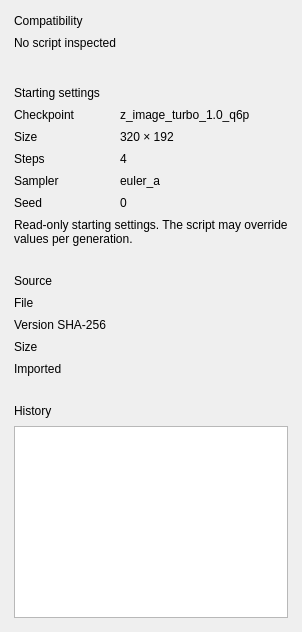
<?xml version="1.0" encoding="utf-8"?>
<ui version="4.0">
 <class>ScriptsInspector</class>
 <widget class="QWidget" name="ScriptsInspector">
  <layout class="QVBoxLayout" name="inspectorLayout">
   <property name="leftMargin">
    <number>4</number>
   </property>
   <property name="topMargin">
    <number>4</number>
   </property>
   <property name="rightMargin">
    <number>4</number>
   </property>
   <property name="bottomMargin">
    <number>4</number>
   </property>
   <property name="spacing">
    <number>8</number>
   </property>
   <property name="sizeConstraint">
    <enum>QLayout::SetMinimumSize</enum>
   </property>
   <item>
    <widget class="QFrame" name="compatibilityCard">
     <property name="role" stdset="0">
      <string>sectionCard</string>
     </property>
     <property name="sizePolicy">
      <sizepolicy hsizetype="Preferred" vsizetype="Maximum">
       <horstretch>0</horstretch>
       <verstretch>0</verstretch>
      </sizepolicy>
     </property>
     <layout class="QVBoxLayout" name="compatibilityCardLayout">
      <property name="leftMargin">
       <number>10</number>
      </property>
      <property name="topMargin">
       <number>10</number>
      </property>
      <property name="rightMargin">
       <number>10</number>
      </property>
      <property name="bottomMargin">
       <number>10</number>
      </property>
      <property name="spacing">
       <number>8</number>
      </property>
      <property name="sizeConstraint">
       <enum>QLayout::SetMinimumSize</enum>
      </property>
      <item>
       <widget class="QLabel" name="compatibilityCardTitle">
        <property name="text">
         <string>Compatibility</string>
        </property>
        <property name="role" stdset="0">
         <string>scriptsCardTitle</string>
        </property>
        <property name="wordWrap">
         <bool>true</bool>
        </property>
        <property name="sizePolicy">
         <sizepolicy hsizetype="Preferred" vsizetype="Minimum">
          <horstretch>0</horstretch>
          <verstretch>0</verstretch>
         </sizepolicy>
        </property>
       </widget>
      </item>
      <item>
       <widget class="QLabel" name="hookStatus">
        <property name="text">
         <string>No script inspected</string>
        </property>
        <property name="role" stdset="0">
         <string>scriptsMuted</string>
        </property>
        <property name="wordWrap">
         <bool>true</bool>
        </property>
        <property name="sizePolicy">
         <sizepolicy hsizetype="Preferred" vsizetype="Minimum">
          <horstretch>0</horstretch>
          <verstretch>0</verstretch>
         </sizepolicy>
        </property>
       </widget>
      </item>
      <item>
       <widget class="QWidget" name="hooksHost">
        <layout class="QVBoxLayout" name="hooksHostLayout">
         <property name="leftMargin">
          <number>0</number>
         </property>
         <property name="topMargin">
          <number>0</number>
         </property>
         <property name="rightMargin">
          <number>0</number>
         </property>
         <property name="bottomMargin">
          <number>0</number>
         </property>
         <property name="spacing">
          <number>8</number>
         </property>
         <property name="sizeConstraint">
          <enum>QLayout::SetMinimumSize</enum>
         </property>
        </layout>
       </widget>
      </item>
     </layout>
    </widget>
   </item>
   <item>
    <widget class="QFrame" name="settingsCard">
     <property name="role" stdset="0">
      <string>sectionCard</string>
     </property>
     <property name="sizePolicy">
      <sizepolicy hsizetype="Preferred" vsizetype="Maximum">
       <horstretch>0</horstretch>
       <verstretch>0</verstretch>
      </sizepolicy>
     </property>
     <layout class="QVBoxLayout" name="settingsCardLayout">
      <property name="leftMargin">
       <number>10</number>
      </property>
      <property name="topMargin">
       <number>10</number>
      </property>
      <property name="rightMargin">
       <number>10</number>
      </property>
      <property name="bottomMargin">
       <number>10</number>
      </property>
      <property name="spacing">
       <number>8</number>
      </property>
      <property name="sizeConstraint">
       <enum>QLayout::SetMinimumSize</enum>
      </property>
      <item>
       <widget class="QLabel" name="settingsCardTitle">
        <property name="text">
         <string>Starting settings</string>
        </property>
        <property name="role" stdset="0">
         <string>scriptsCardTitle</string>
        </property>
        <property name="wordWrap">
         <bool>true</bool>
        </property>
        <property name="sizePolicy">
         <sizepolicy hsizetype="Preferred" vsizetype="Minimum">
          <horstretch>0</horstretch>
          <verstretch>0</verstretch>
         </sizepolicy>
        </property>
       </widget>
      </item>
      <item>
       <widget class="QWidget" name="settingsCheckpointRow">
        <layout class="QHBoxLayout" name="settingsCheckpointRowLayout">
         <property name="leftMargin">
          <number>0</number>
         </property>
         <property name="topMargin">
          <number>0</number>
         </property>
         <property name="rightMargin">
          <number>0</number>
         </property>
         <property name="bottomMargin">
          <number>0</number>
         </property>
         <property name="spacing">
          <number>6</number>
         </property>
         <property name="sizeConstraint">
          <enum>QLayout::SetMinimumSize</enum>
         </property>
         <item>
          <widget class="QLabel" name="settingsCheckpointName">
           <property name="text">
            <string>Checkpoint</string>
           </property>
           <property name="role" stdset="0">
            <string>scriptsMuted</string>
           </property>
           <property name="wordWrap">
            <bool>true</bool>
           </property>
           <property name="sizePolicy">
            <sizepolicy hsizetype="Preferred" vsizetype="Minimum">
             <horstretch>0</horstretch>
             <verstretch>0</verstretch>
            </sizepolicy>
           </property>
           <property name="minimumSize">
            <size>
             <width>100</width>
             <height>0</height>
            </size>
           </property>
           <property name="maximumSize">
            <size>
             <width>100</width>
             <height>16777215</height>
            </size>
           </property>
          </widget>
         </item>
         <item>
          <widget class="QLabel" name="settingsCheckpointValue">
           <property name="text">
            <string>z_image_turbo_1.0_q6p</string>
           </property>
           <property name="role" stdset="0">
            <string>scriptsMuted</string>
           </property>
           <property name="wordWrap">
            <bool>true</bool>
           </property>
           <property name="sizePolicy">
            <sizepolicy hsizetype="Preferred" vsizetype="Minimum">
             <horstretch>0</horstretch>
             <verstretch>0</verstretch>
            </sizepolicy>
           </property>
          </widget>
         </item>
        </layout>
       </widget>
      </item>
      <item>
       <widget class="QWidget" name="settingsSizeRow">
        <layout class="QHBoxLayout" name="settingsSizeRowLayout">
         <property name="leftMargin">
          <number>0</number>
         </property>
         <property name="topMargin">
          <number>0</number>
         </property>
         <property name="rightMargin">
          <number>0</number>
         </property>
         <property name="bottomMargin">
          <number>0</number>
         </property>
         <property name="spacing">
          <number>6</number>
         </property>
         <property name="sizeConstraint">
          <enum>QLayout::SetMinimumSize</enum>
         </property>
         <item>
          <widget class="QLabel" name="settingsSizeName">
           <property name="text">
            <string>Size</string>
           </property>
           <property name="role" stdset="0">
            <string>scriptsMuted</string>
           </property>
           <property name="wordWrap">
            <bool>true</bool>
           </property>
           <property name="sizePolicy">
            <sizepolicy hsizetype="Preferred" vsizetype="Minimum">
             <horstretch>0</horstretch>
             <verstretch>0</verstretch>
            </sizepolicy>
           </property>
           <property name="minimumSize">
            <size>
             <width>100</width>
             <height>0</height>
            </size>
           </property>
           <property name="maximumSize">
            <size>
             <width>100</width>
             <height>16777215</height>
            </size>
           </property>
          </widget>
         </item>
         <item>
          <widget class="QLabel" name="settingsSizeValue">
           <property name="text">
            <string>320 × 192</string>
           </property>
           <property name="role" stdset="0">
            <string>scriptsMuted</string>
           </property>
           <property name="wordWrap">
            <bool>true</bool>
           </property>
           <property name="sizePolicy">
            <sizepolicy hsizetype="Preferred" vsizetype="Minimum">
             <horstretch>0</horstretch>
             <verstretch>0</verstretch>
            </sizepolicy>
           </property>
          </widget>
         </item>
        </layout>
       </widget>
      </item>
      <item>
       <widget class="QWidget" name="settingsStepsRow">
        <layout class="QHBoxLayout" name="settingsStepsRowLayout">
         <property name="leftMargin">
          <number>0</number>
         </property>
         <property name="topMargin">
          <number>0</number>
         </property>
         <property name="rightMargin">
          <number>0</number>
         </property>
         <property name="bottomMargin">
          <number>0</number>
         </property>
         <property name="spacing">
          <number>6</number>
         </property>
         <property name="sizeConstraint">
          <enum>QLayout::SetMinimumSize</enum>
         </property>
         <item>
          <widget class="QLabel" name="settingsStepsName">
           <property name="text">
            <string>Steps</string>
           </property>
           <property name="role" stdset="0">
            <string>scriptsMuted</string>
           </property>
           <property name="wordWrap">
            <bool>true</bool>
           </property>
           <property name="sizePolicy">
            <sizepolicy hsizetype="Preferred" vsizetype="Minimum">
             <horstretch>0</horstretch>
             <verstretch>0</verstretch>
            </sizepolicy>
           </property>
           <property name="minimumSize">
            <size>
             <width>100</width>
             <height>0</height>
            </size>
           </property>
           <property name="maximumSize">
            <size>
             <width>100</width>
             <height>16777215</height>
            </size>
           </property>
          </widget>
         </item>
         <item>
          <widget class="QLabel" name="settingsStepsValue">
           <property name="text">
            <string>4</string>
           </property>
           <property name="role" stdset="0">
            <string>scriptsMuted</string>
           </property>
           <property name="wordWrap">
            <bool>true</bool>
           </property>
           <property name="sizePolicy">
            <sizepolicy hsizetype="Preferred" vsizetype="Minimum">
             <horstretch>0</horstretch>
             <verstretch>0</verstretch>
            </sizepolicy>
           </property>
          </widget>
         </item>
        </layout>
       </widget>
      </item>
      <item>
       <widget class="QWidget" name="settingsSamplerRow">
        <layout class="QHBoxLayout" name="settingsSamplerRowLayout">
         <property name="leftMargin">
          <number>0</number>
         </property>
         <property name="topMargin">
          <number>0</number>
         </property>
         <property name="rightMargin">
          <number>0</number>
         </property>
         <property name="bottomMargin">
          <number>0</number>
         </property>
         <property name="spacing">
          <number>6</number>
         </property>
         <property name="sizeConstraint">
          <enum>QLayout::SetMinimumSize</enum>
         </property>
         <item>
          <widget class="QLabel" name="settingsSamplerName">
           <property name="text">
            <string>Sampler</string>
           </property>
           <property name="role" stdset="0">
            <string>scriptsMuted</string>
           </property>
           <property name="wordWrap">
            <bool>true</bool>
           </property>
           <property name="sizePolicy">
            <sizepolicy hsizetype="Preferred" vsizetype="Minimum">
             <horstretch>0</horstretch>
             <verstretch>0</verstretch>
            </sizepolicy>
           </property>
           <property name="minimumSize">
            <size>
             <width>100</width>
             <height>0</height>
            </size>
           </property>
           <property name="maximumSize">
            <size>
             <width>100</width>
             <height>16777215</height>
            </size>
           </property>
          </widget>
         </item>
         <item>
          <widget class="QLabel" name="settingsSamplerValue">
           <property name="text">
            <string>euler_a</string>
           </property>
           <property name="role" stdset="0">
            <string>scriptsMuted</string>
           </property>
           <property name="wordWrap">
            <bool>true</bool>
           </property>
           <property name="sizePolicy">
            <sizepolicy hsizetype="Preferred" vsizetype="Minimum">
             <horstretch>0</horstretch>
             <verstretch>0</verstretch>
            </sizepolicy>
           </property>
          </widget>
         </item>
        </layout>
       </widget>
      </item>
      <item>
       <widget class="QWidget" name="settingsSeedRow">
        <layout class="QHBoxLayout" name="settingsSeedRowLayout">
         <property name="leftMargin">
          <number>0</number>
         </property>
         <property name="topMargin">
          <number>0</number>
         </property>
         <property name="rightMargin">
          <number>0</number>
         </property>
         <property name="bottomMargin">
          <number>0</number>
         </property>
         <property name="spacing">
          <number>6</number>
         </property>
         <property name="sizeConstraint">
          <enum>QLayout::SetMinimumSize</enum>
         </property>
         <item>
          <widget class="QLabel" name="settingsSeedName">
           <property name="text">
            <string>Seed</string>
           </property>
           <property name="role" stdset="0">
            <string>scriptsMuted</string>
           </property>
           <property name="wordWrap">
            <bool>true</bool>
           </property>
           <property name="sizePolicy">
            <sizepolicy hsizetype="Preferred" vsizetype="Minimum">
             <horstretch>0</horstretch>
             <verstretch>0</verstretch>
            </sizepolicy>
           </property>
           <property name="minimumSize">
            <size>
             <width>100</width>
             <height>0</height>
            </size>
           </property>
           <property name="maximumSize">
            <size>
             <width>100</width>
             <height>16777215</height>
            </size>
           </property>
          </widget>
         </item>
         <item>
          <widget class="QLabel" name="settingsSeedValue">
           <property name="text">
            <string>0</string>
           </property>
           <property name="role" stdset="0">
            <string>scriptsMuted</string>
           </property>
           <property name="wordWrap">
            <bool>true</bool>
           </property>
           <property name="sizePolicy">
            <sizepolicy hsizetype="Preferred" vsizetype="Minimum">
             <horstretch>0</horstretch>
             <verstretch>0</verstretch>
            </sizepolicy>
           </property>
          </widget>
         </item>
        </layout>
       </widget>
      </item>
      <item>
       <widget class="QLabel" name="settingsNote">
        <property name="text">
         <string>Read-only starting settings. The script may override values per generation.</string>
        </property>
        <property name="role" stdset="0">
         <string>scriptsMuted</string>
        </property>
        <property name="wordWrap">
         <bool>true</bool>
        </property>
        <property name="sizePolicy">
         <sizepolicy hsizetype="Preferred" vsizetype="Minimum">
          <horstretch>0</horstretch>
          <verstretch>0</verstretch>
         </sizepolicy>
        </property>
       </widget>
      </item>
     </layout>
    </widget>
   </item>
   <item>
    <widget class="QFrame" name="sourceCard">
     <property name="role" stdset="0">
      <string>sectionCard</string>
     </property>
     <property name="sizePolicy">
      <sizepolicy hsizetype="Preferred" vsizetype="Maximum">
       <horstretch>0</horstretch>
       <verstretch>0</verstretch>
      </sizepolicy>
     </property>
     <layout class="QVBoxLayout" name="sourceCardLayout">
      <property name="leftMargin">
       <number>10</number>
      </property>
      <property name="topMargin">
       <number>10</number>
      </property>
      <property name="rightMargin">
       <number>10</number>
      </property>
      <property name="bottomMargin">
       <number>10</number>
      </property>
      <property name="spacing">
       <number>8</number>
      </property>
      <property name="sizeConstraint">
       <enum>QLayout::SetMinimumSize</enum>
      </property>
      <item>
       <widget class="QLabel" name="sourceCardTitle">
        <property name="text">
         <string>Source</string>
        </property>
        <property name="role" stdset="0">
         <string>scriptsCardTitle</string>
        </property>
        <property name="wordWrap">
         <bool>true</bool>
        </property>
        <property name="sizePolicy">
         <sizepolicy hsizetype="Preferred" vsizetype="Minimum">
          <horstretch>0</horstretch>
          <verstretch>0</verstretch>
         </sizepolicy>
        </property>
       </widget>
      </item>
      <item>
       <widget class="QWidget" name="sourceFileRow">
        <layout class="QHBoxLayout" name="sourceFileRowLayout">
         <property name="leftMargin">
          <number>0</number>
         </property>
         <property name="topMargin">
          <number>0</number>
         </property>
         <property name="rightMargin">
          <number>0</number>
         </property>
         <property name="bottomMargin">
          <number>0</number>
         </property>
         <property name="spacing">
          <number>6</number>
         </property>
         <property name="sizeConstraint">
          <enum>QLayout::SetMinimumSize</enum>
         </property>
         <item>
          <widget class="QLabel" name="sourceFileName">
           <property name="text">
            <string>File</string>
           </property>
           <property name="role" stdset="0">
            <string>scriptsMuted</string>
           </property>
           <property name="wordWrap">
            <bool>true</bool>
           </property>
           <property name="sizePolicy">
            <sizepolicy hsizetype="Preferred" vsizetype="Minimum">
             <horstretch>0</horstretch>
             <verstretch>0</verstretch>
            </sizepolicy>
           </property>
           <property name="minimumSize">
            <size>
             <width>100</width>
             <height>0</height>
            </size>
           </property>
           <property name="maximumSize">
            <size>
             <width>100</width>
             <height>16777215</height>
            </size>
           </property>
          </widget>
         </item>
         <item>
          <widget class="QLabel" name="sourceFileValue">
           <property name="text">
            <string />
           </property>
           <property name="role" stdset="0">
            <string>scriptsMuted</string>
           </property>
           <property name="wordWrap">
            <bool>true</bool>
           </property>
           <property name="sizePolicy">
            <sizepolicy hsizetype="Preferred" vsizetype="Minimum">
             <horstretch>0</horstretch>
             <verstretch>0</verstretch>
            </sizepolicy>
           </property>
          </widget>
         </item>
        </layout>
       </widget>
      </item>
      <item>
       <widget class="QWidget" name="sourceShaRow">
        <layout class="QHBoxLayout" name="sourceShaRowLayout">
         <property name="leftMargin">
          <number>0</number>
         </property>
         <property name="topMargin">
          <number>0</number>
         </property>
         <property name="rightMargin">
          <number>0</number>
         </property>
         <property name="bottomMargin">
          <number>0</number>
         </property>
         <property name="spacing">
          <number>6</number>
         </property>
         <property name="sizeConstraint">
          <enum>QLayout::SetMinimumSize</enum>
         </property>
         <item>
          <widget class="QLabel" name="sourceShaName">
           <property name="text">
            <string>Version SHA-256</string>
           </property>
           <property name="role" stdset="0">
            <string>scriptsMuted</string>
           </property>
           <property name="wordWrap">
            <bool>true</bool>
           </property>
           <property name="sizePolicy">
            <sizepolicy hsizetype="Preferred" vsizetype="Minimum">
             <horstretch>0</horstretch>
             <verstretch>0</verstretch>
            </sizepolicy>
           </property>
           <property name="minimumSize">
            <size>
             <width>100</width>
             <height>0</height>
            </size>
           </property>
           <property name="maximumSize">
            <size>
             <width>100</width>
             <height>16777215</height>
            </size>
           </property>
          </widget>
         </item>
         <item>
          <widget class="QLabel" name="sourceShaValue">
           <property name="text">
            <string />
           </property>
           <property name="role" stdset="0">
            <string>scriptsMuted</string>
           </property>
           <property name="wordWrap">
            <bool>true</bool>
           </property>
           <property name="sizePolicy">
            <sizepolicy hsizetype="Preferred" vsizetype="Minimum">
             <horstretch>0</horstretch>
             <verstretch>0</verstretch>
            </sizepolicy>
           </property>
          </widget>
         </item>
        </layout>
       </widget>
      </item>
      <item>
       <widget class="QWidget" name="sourceSizeRow">
        <layout class="QHBoxLayout" name="sourceSizeRowLayout">
         <property name="leftMargin">
          <number>0</number>
         </property>
         <property name="topMargin">
          <number>0</number>
         </property>
         <property name="rightMargin">
          <number>0</number>
         </property>
         <property name="bottomMargin">
          <number>0</number>
         </property>
         <property name="spacing">
          <number>6</number>
         </property>
         <property name="sizeConstraint">
          <enum>QLayout::SetMinimumSize</enum>
         </property>
         <item>
          <widget class="QLabel" name="sourceSizeName">
           <property name="text">
            <string>Size</string>
           </property>
           <property name="role" stdset="0">
            <string>scriptsMuted</string>
           </property>
           <property name="wordWrap">
            <bool>true</bool>
           </property>
           <property name="sizePolicy">
            <sizepolicy hsizetype="Preferred" vsizetype="Minimum">
             <horstretch>0</horstretch>
             <verstretch>0</verstretch>
            </sizepolicy>
           </property>
           <property name="minimumSize">
            <size>
             <width>100</width>
             <height>0</height>
            </size>
           </property>
           <property name="maximumSize">
            <size>
             <width>100</width>
             <height>16777215</height>
            </size>
           </property>
          </widget>
         </item>
         <item>
          <widget class="QLabel" name="sourceSizeValue">
           <property name="text">
            <string />
           </property>
           <property name="role" stdset="0">
            <string>scriptsMuted</string>
           </property>
           <property name="wordWrap">
            <bool>true</bool>
           </property>
           <property name="sizePolicy">
            <sizepolicy hsizetype="Preferred" vsizetype="Minimum">
             <horstretch>0</horstretch>
             <verstretch>0</verstretch>
            </sizepolicy>
           </property>
          </widget>
         </item>
        </layout>
       </widget>
      </item>
      <item>
       <widget class="QWidget" name="sourceImportedRow">
        <layout class="QHBoxLayout" name="sourceImportedRowLayout">
         <property name="leftMargin">
          <number>0</number>
         </property>
         <property name="topMargin">
          <number>0</number>
         </property>
         <property name="rightMargin">
          <number>0</number>
         </property>
         <property name="bottomMargin">
          <number>0</number>
         </property>
         <property name="spacing">
          <number>6</number>
         </property>
         <property name="sizeConstraint">
          <enum>QLayout::SetMinimumSize</enum>
         </property>
         <item>
          <widget class="QLabel" name="sourceImportedName">
           <property name="text">
            <string>Imported</string>
           </property>
           <property name="role" stdset="0">
            <string>scriptsMuted</string>
           </property>
           <property name="wordWrap">
            <bool>true</bool>
           </property>
           <property name="sizePolicy">
            <sizepolicy hsizetype="Preferred" vsizetype="Minimum">
             <horstretch>0</horstretch>
             <verstretch>0</verstretch>
            </sizepolicy>
           </property>
           <property name="minimumSize">
            <size>
             <width>100</width>
             <height>0</height>
            </size>
           </property>
           <property name="maximumSize">
            <size>
             <width>100</width>
             <height>16777215</height>
            </size>
           </property>
          </widget>
         </item>
         <item>
          <widget class="QLabel" name="sourceImportedValue">
           <property name="text">
            <string />
           </property>
           <property name="role" stdset="0">
            <string>scriptsMuted</string>
           </property>
           <property name="wordWrap">
            <bool>true</bool>
           </property>
           <property name="sizePolicy">
            <sizepolicy hsizetype="Preferred" vsizetype="Minimum">
             <horstretch>0</horstretch>
             <verstretch>0</verstretch>
            </sizepolicy>
           </property>
          </widget>
         </item>
        </layout>
       </widget>
      </item>
     </layout>
    </widget>
   </item>
   <item>
    <widget class="QFrame" name="historyCard">
     <property name="role" stdset="0">
      <string>sectionCard</string>
     </property>
     <property name="sizePolicy">
      <sizepolicy hsizetype="Preferred" vsizetype="Maximum">
       <horstretch>0</horstretch>
       <verstretch>0</verstretch>
      </sizepolicy>
     </property>
     <layout class="QVBoxLayout" name="historyCardLayout">
      <property name="leftMargin">
       <number>10</number>
      </property>
      <property name="topMargin">
       <number>10</number>
      </property>
      <property name="rightMargin">
       <number>10</number>
      </property>
      <property name="bottomMargin">
       <number>10</number>
      </property>
      <property name="spacing">
       <number>8</number>
      </property>
      <property name="sizeConstraint">
       <enum>QLayout::SetMinimumSize</enum>
      </property>
      <item>
       <widget class="QLabel" name="historyCardTitle">
        <property name="text">
         <string>History</string>
        </property>
        <property name="role" stdset="0">
         <string>scriptsCardTitle</string>
        </property>
        <property name="wordWrap">
         <bool>true</bool>
        </property>
        <property name="sizePolicy">
         <sizepolicy hsizetype="Preferred" vsizetype="Minimum">
          <horstretch>0</horstretch>
          <verstretch>0</verstretch>
         </sizepolicy>
        </property>
       </widget>
      </item>
      <item>
       <widget class="QListWidget" name="scriptsHistoryList">
        <property name="accessibleName">
         <string>Script run history</string>
        </property>
        <property name="horizontalScrollBarPolicy">
         <enum>Qt::ScrollBarAlwaysOff</enum>
        </property>
        <property name="minimumSize">
         <size>
          <width>0</width>
          <height>130</height>
         </size>
        </property>
       </widget>
      </item>
     </layout>
    </widget>
   </item>
   <item>
    <spacer name="inspectorSpacer">
     <property name="orientation">
      <enum>Qt::Vertical</enum>
     </property>
     <property name="sizeHint">
      <size>
       <width>0</width>
       <height>0</height>
      </size>
     </property>
    </spacer>
   </item>
  </layout>
 </widget>
 <resources />
 <connections />
</ui>
